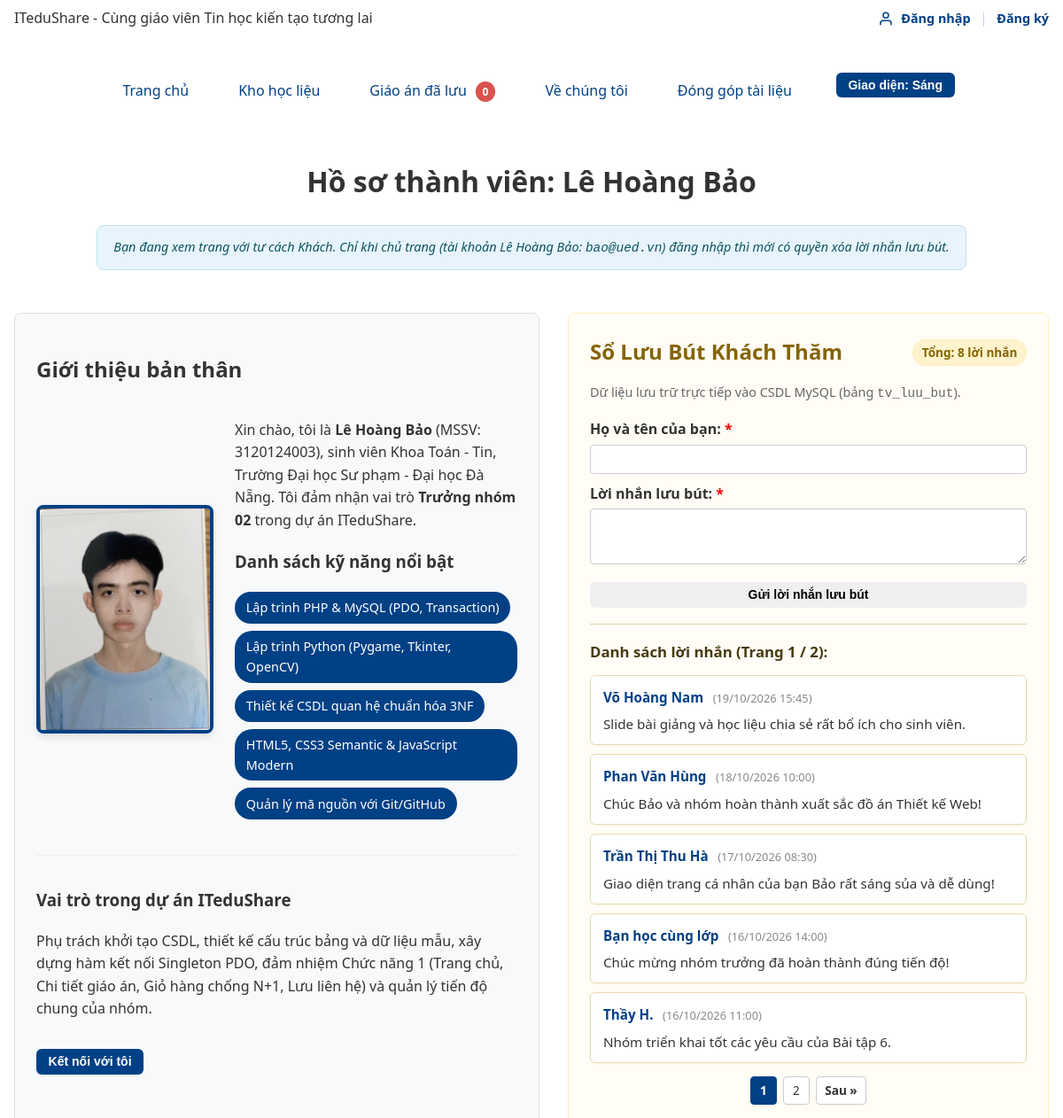
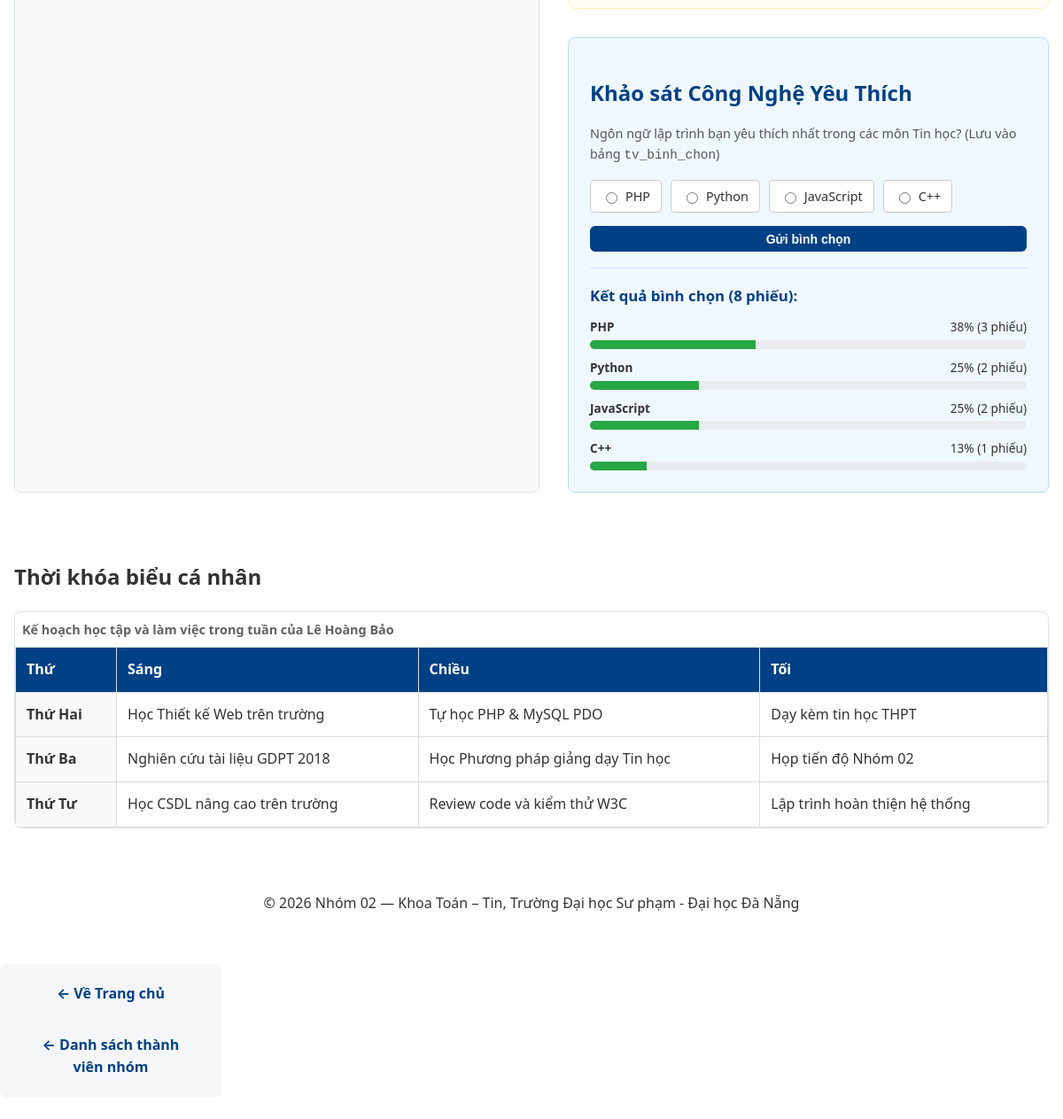
/thanhvien/3120124003_bao/gioithieu.php, run on the app's committed database (2 pictures, top to bottom).
### tables this page shows
CREATE TABLE tv_luu_but (
  id        INT UNSIGNED AUTO_INCREMENT PRIMARY KEY,
  mssv      CHAR(10) NOT NULL,
  ten_khach VARCHAR(50) NOT NULL,
  loi_nhan  VARCHAR(500) NOT NULL,
  thoi_gian DATETIME NOT NULL DEFAULT CURRENT_TIMESTAMP,
  FOREIGN KEY (mssv) REFERENCES thanh_vien(mssv) ON DELETE CASCADE
);

### inc/xac-thuc.php (called while the page is built, shortened)
<?php
require_once __DIR__ . '/db.php';
function nguoiDung(): ?array {
    $uid = $_SESSION['uid'] ?? null;
    if (!$uid) {
        return null;
    }
}

### inc/db.php (called while the page is built, shortened)
<?php
function db(): PDO {
    static $pdo = null;
    if ($pdo === null) {
        $host    = 'localhost';
        $port    = '3306';
        $dbname  = 'ltweb_nhom02';
        $charset = 'utf8mb4';
        $user    = 'root';
        $pass    = '';
        $dsn = "mysql:host={$host};port={$port};dbname={$dbname};charset={$charset}";
        $options = [
            PDO::ATTR_ERRMODE            => PDO::ERRMODE_EXCEPTION,
            PDO::ATTR_DEFAULT_FETCH_MODE => PDO::FETCH_ASSOC,
            PDO::ATTR_EMULATE_PREPARES   => false,
        ];
        $pdo = new PDO($dsn, $user, $pass, $options);
    }
    return $pdo;
}

### inc/ham.php (called while the page is built, shortened)
<?php
function e(mixed $str): string {
    return htmlspecialchars((string)$str, ENT_QUOTES | ENT_SUBSTITUTE, 'UTF-8');
}

### thanhvien/3120124003_bao/gioithieu.php (the view, shortened to what this page needs)
<?php
$stTV = db()->prepare('SELECT ho_ten, nguoi_dung_id FROM thanh_vien WHERE mssv = ?');
$stTV->execute([MSSV_BAO]);
$thongTinTV = $stTV->fetch();
$userHienTai = nguoiDung();
$laChuTrang  = ($userHienTai !== null) && !empty($thongTinTV['nguoi_dung_id']) && ((int)($userHienTai['id'] ?? 0) === (int)$thongTinTV['nguoi_dung_id']);
$loiLuuBut = [];
$duLuuBut  = [
    'ten'      => '',
    'loi_nhan' => ''
];
$stDem = db()->prepare('SELECT COUNT(*) FROM tv_luu_but WHERE mssv = ?');
$stDem->execute([MSSV_BAO]);
$tongLoiNhan = (int)$stDem->fetchColumn();
$moiTrang = 5;
$soTrang  = max(1, (int)ceil($tongLoiNhan / $moiTrang));
$trangHienTaiLB = filter_var($_GET['trang'] ?? 1, FILTER_VALIDATE_INT, [
    'options' => ['min_range' => 1, 'default' => 1]
]);
$offset = ($trangHienTaiLB - 1) * $moiTrang;
$stLB = db()->prepare('SELECT id, ten_khach, loi_nhan, thoi_gian
                       FROM tv_luu_but
                       WHERE mssv = ?
                       ORDER BY thoi_gian DESC, id DESC
                       LIMIT ? OFFSET ?');
$stLB->bindValue(1, MSSV_BAO);
$stLB->bindValue(2, $moiTrang, PDO::PARAM_INT);
$stLB->bindValue(3, $offset, PDO::PARAM_INT);
$stLB->execute();
$danhSachLuuBut = $stLB->fetchAll();
$cacTuyChonBC   = ['PHP', 'Python', 'JavaScript', 'C++'];
$stDocBC        = db()->prepare('SELECT lua_chon, so_phieu FROM tv_binh_chon WHERE mssv = ?');
$stDocBC->execute([MSSV_BAO]);
$ketQuaBinhChon = [];
foreach ($stDocBC->fetchAll() as $rowBC) {
    $ketQuaBinhChon[(string)$rowBC['lua_chon']] = (int)$rowBC['so_phieu'];
}
$tongPhieuBC    = array_sum($ketQuaBinhChon);
require_once __DIR__ . '/../../inc/header.php';
?>
<link rel="stylesheet" href="css/canhan-bao.css">
<nav class="thanh-dieu-huong" aria-label="Menu cá nhân" style="margin-bottom: 1.5rem;">
  <ul class="menu-chinh" style="display: flex; gap: 1rem; list-style: none; background: #f4f6f8; padding: 0.8rem 1.2rem; border-radius: 8px; flex-wrap: wrap;">
    <li><a href="../../index.php" style="text-decoration: none; font-weight: bold; color: var(--mau-chinh, #004085);">&larr; Về Trang chủ</a></li>
    <li><a href="../../ve-chung-toi.php" style="text-decoration: none; font-weight: bold; color: var(--mau-chinh, #004085);">&larr; Danh sách thành viên nhóm</a></li>
  </ul>
</nav>
<main class="trang__chinh phan-lien-he">
  <h1 class="phan-lien-he__tieu-de can-giua-chu">Hồ sơ thành viên: Lê Hoàng Bảo</h1>
  <?php if ($laChuTrang): ?>
      <div role="status" style="max-width: 1000px; margin: 0 auto 1.5rem auto; padding: 12px 18px; background: #d4edda; color: #155724; border: 1px solid #c3e6cb; border-radius: 8px; font-size: 0.95rem;">
          <strong>Bạn đang đăng nhập với tư cách Chủ trang (Lê Hoàng Bảo)!</strong> Bạn có toàn quyền quản trị và thực hiện xóa các lời nhắn lưu bút.
      </div>
  <?php else: ?>
      <div style="max-width: 1000px; margin: 0 auto 1.5rem auto; padding: 12px 18px; background: #e8f4fd; color: #0c5460; border: 1px solid #bee5eb; border-radius: 8px; font-size: 0.9rem;">
          <em>Bạn đang xem trang với tư cách Khách. Chỉ khi chủ trang (tài khoản Lê Hoàng Bảo: <code>bao@ued.vn</code>) đăng nhập thì mới có quyền xóa lời nhắn lưu bút.</em>
      </div>
  <?php endif; ?>
  <div style="display: flex; flex-wrap: wrap; gap: 2rem; margin-bottom: 2rem;">
    <section class="bieu-mau" style="flex: 1; min-width: 320px;">
      <h2>Giới thiệu bản thân</h2>
      <div class="gioi-thieu-grid">
          <div class="anh-dai-dien">
             <img src="avatar-bao.jpg" alt="Ảnh chân dung của Lê Hoàng Bảo" class="anh-chan-dung" style="width: 200px; border-radius: 8px; box-shadow: 0 4px 8px rgba(0,0,0,0.1);">
          </div>
          <div class="noi-dung-gioi-thieu">
             <p>Xin chào, tôi là <strong>Lê Hoàng Bảo</strong> (MSSV: 3120124003), sinh viên Khoa Toán - Tin, Trường Đại học Sư phạm - Đại học Đà Nẵng. Tôi đảm nhận vai trò <strong>Trưởng nhóm 02</strong> trong dự án ITeduShare.</p>
             <h3>Danh sách kỹ năng nổi bật</h3>
             <ul class="danh-sach-ky-nang">
               <li>Lập trình PHP &amp; MySQL (PDO, Transaction)</li>
               <li>Lập trình Python (Pygame, Tkinter, OpenCV)</li>
               <li>Thiết kế CSDL quan hệ chuẩn hóa 3NF</li>
               <li>HTML5, CSS3 Semantic &amp; JavaScript Modern</li>
               <li>Quản lý mã nguồn với Git/GitHub</li>
             </ul>
          </div>
      </div>
      <article style="margin-top: 1.5rem; border-top: 1px solid #eee; padding-top: 1rem;">
        <h3>Vai trò trong dự án ITeduShare</h3>
        <p>Phụ trách khởi tạo CSDL, thiết kế cấu trúc bảng và dữ liệu mẫu, xây dựng hàm kết nối Singleton PDO, đảm nhiệm Chức năng 1 (Trang chủ, Chi tiết giáo án, Giỏ hàng chống N+1, Lưu liên hệ) và quản lý tiến độ chung của nhóm.</p>
        <button type="button" class="nut-thao-tac nut-thao-tac--xem nut-lien-he-ca-nhan">Kết nối với tôi</button>
      </article>
    </section>
    <div style="flex: 1; min-width: 320px; display: flex; flex-direction: column; gap: 2rem;">
      <section class="bieu-mau" style="background-color: #fffdf5; border-color: #ffeeba;">
        <div style="display: flex; justify-content: space-between; align-items: center; margin-bottom: 0.5rem; flex-wrap: wrap; gap: 0.5rem;">
            <h2 style="color: #856404; margin: 0;">Sổ Lưu Bút Khách Thăm</h2>
            <span style="font-size: 0.85rem; background: #fff3cd; color: #856404; padding: 0.2rem 0.6rem; border-radius: 999px; border: 1px solid #ffeeba; font-weight: bold;">
                Tổng: <?= $tongLoiNhan ?> lời nhắn
            </span>
        </div>
        <p style="font-size: 0.9rem; color: #666; margin-bottom: 1rem;">
            Dữ liệu lưu trữ trực tiếp vào CSDL MySQL (bảng <code>tv_luu_but</code>).
        </p>
        <form method="POST" action="gioithieu.php" novalidate>
            <div style="margin-bottom: 10px;">
                <label for="ten_luubut" style="font-weight: bold; display: block; margin-bottom: 4px;">
                    Họ và tên của bạn: <span style="color: red;">*</span>
                </label>
                <input type="text" id="ten_luubut" name="ten"
                       style="width: 100%; padding: 8px; border: 1px solid <?= isset($loiLuuBut['ten']) ? '#dc3545' : '#ccc' ?>; border-radius: 4px;"
                       value="<?= e($duLuuBut['ten']) ?>" required maxlength="50">
            </div>
            <div style="margin-bottom: 12px;">
                <label for="loi_nhan_luubut" style="font-weight: bold; display: block; margin-bottom: 4px;">
                    Lời nhắn lưu bút: <span style="color: red;">*</span>
                </label>
                <textarea id="loi_nhan_luubut" name="loi_nhan" rows="3"
                          style="width: 100%; padding: 8px; border: 1px solid <?= isset($loiLuuBut['loi_nhan']) ? '#dc3545' : '#ccc' ?>; border-radius: 4px;"
                          required maxlength="500"><?= e($duLuuBut['loi_nhan']) ?></textarea>
            </div>
            <button type="submit" class="nut-thao-tac nut-thao-tac--sua" style="width: 100%; cursor: pointer;">
                Gửi lời nhắn lưu bút
            </button>
        </form>
        <hr style="margin: 18px 0; border: 0; border-top: 1px solid #e0d0a8;">
        <h3 style="font-size: 1.05rem; margin-bottom: 12px; color: #493910;">
            Danh sách lời nhắn (Trang <?= $trangHienTaiLB ?> / <?= $soTrang ?>):
        </h3>
        <?php if (empty($danhSachLuuBut)): ?>
            <p style="color: #666; font-style: italic; text-align: center; padding: 1rem;">Chưa có lời nhắn nào.</p>
        <?php else: ?>
            <ul style="list-style: none; padding: 0; margin: 0;">
                <?php foreach ($danhSachLuuBut as $lb): ?>
                    <li style="background: #ffffff; padding: 12px 14px; border: 1px solid #ebd9b0; border-radius: 6px; margin-bottom: 10px; box-shadow: 0 1px 3px rgba(0,0,0,0.04);">
                        <div style="display: flex; justify-content: space-between; align-items: center; margin-bottom: 6px; gap: 0.5rem;">
                            <div>
                                <strong style="color: #004085; font-size: 0.95rem;"><?= e($lb['ten_khach']) ?></strong>
                                <span style="font-size: 0.8rem; color: #888; margin-left: 0.4rem;">
                                    (<?= date('d/m/Y H:i', strtotime($lb['thoi_gian'])) ?>)
                                </span>
                            </div>
                        </div>
                        <p style="margin: 0; color: #333; line-height: 1.45; font-size: 0.95rem;">
                            <?= nl2br(e($lb['loi_nhan'])) ?>
                        </p>
                    </li>
                <?php endforeach; ?>
            </ul>
            <?php if ($soTrang > 1): ?>
                <nav aria-label="Phân trang lưu bút" style="display: flex; justify-content: center; gap: 0.4rem; margin-top: 15px; align-items: center; flex-wrap: wrap;">
                    <?php for ($i = 1; $i <= $soTrang; $i++): ?>
                        <a href="gioithieu.php?trang=<?= $i ?>"
                           style="text-decoration: none; padding: 0.25rem 0.65rem; border-radius: 4px; border: 1px solid <?= $i === $trangHienTaiLB ? '#004085' : '#ccc' ?>; <?= $i === $trangHienTaiLB ? 'font-weight: bold; background: #004085; color: white;' : 'background: #fff; color: #333;' ?> font-size: 0.85rem;">
                            <?= $i ?>
                        </a>
                    <?php endfor; ?>
                    <?php if ($trangHienTaiLB < $soTrang): ?>
                        <a href="gioithieu.php?trang=<?= $trangHienTaiLB + 1 ?>"
                           class="nut-thao-tac"
                           style="text-decoration: none; padding: 0.25rem 0.6rem; border-radius: 4px; border: 1px solid #ccc; background: #fff; color: #333; font-size: 0.85rem;">
                            Sau &raquo;
                        </a>
                    <?php endif; ?>
                </nav>
            <?php endif; ?>
        <?php endif; ?>
      </section>
      <section class="bieu-mau" style="background-color: #f0f8ff; border-color: #b8daff;">
        <h2 style="color: #004085; margin-bottom: 0.5rem;">Khảo sát Công Nghệ Yêu Thích</h2>
        <p style="font-size: 0.9rem; color: #555; margin-bottom: 1rem;">Ngôn ngữ lập trình bạn yêu thích nhất trong các môn Tin học? (Lưu vào bảng <code>tv_binh_chon</code>)</p>
        <form method="POST" action="gioithieu.php">
            <div style="display: flex; gap: 10px; flex-wrap: wrap; margin-bottom: 15px;">
                <?php foreach ($cacTuyChonBC as $tc): ?>
                    <label style="background: #fff; padding: 6px 12px; border: 1px solid #ccc; border-radius: 4px; cursor: pointer; font-size: 0.9rem; display: flex; align-items: center; gap: 6px;">
                        <input type="radio" name="ngon_ngu" value="<?= e($tc) ?>" required> <?= e($tc) ?>
                    </label>
                <?php endforeach; ?>
            </div>
            <button type="submit" class="nut-thao-tac nut-thao-tac--xem" style="width: 100%; cursor: pointer;">
                Gửi bình chọn
            </button>
        </form>
        <hr style="margin: 18px 0; border: 0; border-top: 1px solid #cfe2ff;">
        <h3 style="font-size: 1.05rem; margin-bottom: 10px; color: #004085;">
            Kết quả bình chọn (<?= $tongPhieuBC ?> phiếu):
        </h3>
        <?php if ($tongPhieuBC > 0): ?>
            <div style="display: flex; flex-direction: column; gap: 10px;">
                <?php foreach ($cacTuyChonBC as $tc):
                    $soPhieu  = $ketQuaBinhChon[$tc] ?? 0;
                    $phanTram = $tongPhieuBC > 0 ? round(($soPhieu / $tongPhieuBC) * 100) : 0;
                ?>
                <div>
                    <div style="display: flex; justify-content: space-between; font-size: 0.85rem; margin-bottom: 4px;">
                        <strong><?= e($tc) ?></strong>
                        <span><?= $phanTram ?>% (<?= $soPhieu ?> phiếu)</span>
                    </div>
                    <div style="background: #e9ecef; height: 10px; border-radius: 5px; overflow: hidden;">
                        <div style="background: #28a745; height: 100%; width: <?= $phanTram ?>%;"></div>
                    </div>
                </div>
                <?php endforeach; ?>
            </div>
        <?php else: ?>
            <p style="color: #666; font-style: italic; text-align: center; font-size: 0.9rem;">Chưa có lượt bình chọn nào.</p>
        <?php endif; ?>
      </section>
    </div>
  </div>
  <section class="thong-tin">
    <h2>Thời khóa biểu cá nhân</h2>
    <div class="khung-cuon-bang">
      <table class="bang-hoc-lieu" style="width: 100%; border-collapse: collapse; text-align: left;">
        <caption class="bang-hoc-lieu__chu-thich">Kế hoạch học tập và làm việc trong tuần của Lê Hoàng Bảo</caption>
        <thead>
          <tr>
            <th scope="col" style="padding: 0.75rem; border: 1px solid #ddd; background: #004085; color: white;">Thứ</th>
            <th scope="col" style="padding: 0.75rem; border: 1px solid #ddd; background: #004085; color: white;">Sáng</th>
            <th scope="col" style="padding: 0.75rem; border: 1px solid #ddd; background: #004085; color: white;">Chiều</th>
            <th scope="col" style="padding: 0.75rem; border: 1px solid #ddd; background: #004085; color: white;">Tối</th>
          </tr>
        </thead>
        <tbody>
          <tr>
            <th scope="row" style="padding: 0.75rem; border: 1px solid #ddd; background: #f9f9f9;">Thứ Hai</th>
            <td style="padding: 0.75rem; border: 1px solid #ddd;">Học Thiết kế Web trên trường</td>
            <td style="padding: 0.75rem; border: 1px solid #ddd;">Tự học PHP &amp; MySQL PDO</td>
            <td style="padding: 0.75rem; border: 1px solid #ddd;">Dạy kèm tin học THPT</td>
          </tr>
          <tr>
            <th scope="row" style="padding: 0.75rem; border: 1px solid #ddd; background: #f9f9f9;">Thứ Ba</th>
            <td style="padding: 0.75rem; border: 1px solid #ddd;">Nghiên cứu tài liệu GDPT 2018</td>
            <td style="padding: 0.75rem; border: 1px solid #ddd;">Học Phương pháp giảng dạy Tin học</td>
            <td style="padding: 0.75rem; border: 1px solid #ddd;">Họp tiến độ Nhóm 02</td>
          </tr>
          <tr>
            <th scope="row" style="padding: 0.75rem; border: 1px solid #ddd; background: #f9f9f9;">Thứ Tư</th>
            <td style="padding: 0.75rem; border: 1px solid #ddd;">Học CSDL nâng cao trên trường</td>
            <td style="padding: 0.75rem; border: 1px solid #ddd;">Review code và kiểm thử W3C</td>
            <td style="padding: 0.75rem; border: 1px solid #ddd;">Lập trình hoàn thiện hệ thống</td>
          </tr>
        </tbody>
      </table>
    </div>
  </section>
</main>
<?php require_once __DIR__ . '/../../inc/footer.php'; ?>
</body>
</html>

### data on the page
tv_luu_but: ten_khach "Võ Hoàng Nam", thoi_gian "19/10/2026 15:45", loi_nhan "Slide bài giảng và học liệu chia sẻ rất bổ ích cho sinh viên."
tv_luu_but: ten_khach "Phan Văn Hùng", thoi_gian "18/10/2026 10:00", loi_nhan "Chúc Bảo và nhóm hoàn thành xuất sắc đồ án Thiết kế Web!"
tv_luu_but: ten_khach "Trần Thị Thu Hà", thoi_gian "17/10/2026 08:30", loi_nhan "Giao diện trang cá nhân của bạn Bảo rất sáng sủa và dễ dùng!"
tv_luu_but: ten_khach "Bạn học cùng lớp", thoi_gian "16/10/2026 14:00", loi_nhan "Chúc mừng nhóm trưởng đã hoàn thành đúng tiến độ!"
tv_luu_but: ten_khach "Thầy H.", thoi_gian "16/10/2026 11:00", loi_nhan "Nhóm triển khai tốt các yêu cầu của Bài tập 6."

### other printed values
$ten "Trang chủ"
$ten "Kho học liệu"
$ten "Giáo án đã lưu"
$ten "Về chúng tôi"
$ten "Đóng góp tài liệu"
$tongLoiNhan "8"
$trangHienTaiLB "1"
$soTrang "2"
$tc "PHP"
$tc "Python"
$tc "JavaScript"
$tc "C++"
$tongPhieuBC "8"
$phanTram "38"
$soPhieu "3"
